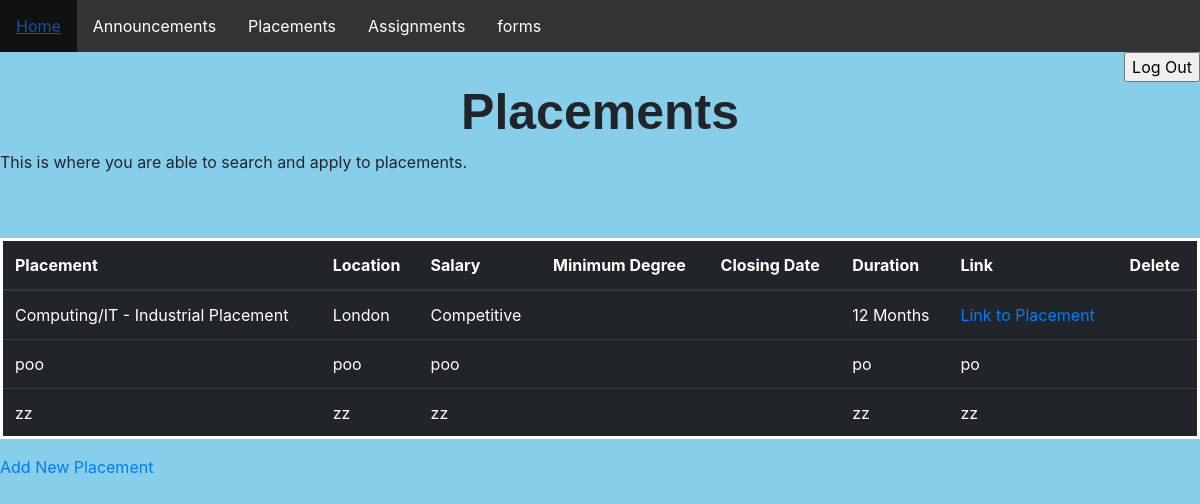
Page /placements.php on the committed database.
### tables this page shows
CREATE TABLE `placements` (
  `Placements_ID` int(255) NOT NULL,
  `Placement` varchar(250) NOT NULL,
  `Location` varchar(250) NOT NULL,
  `Salary` varchar(20) NOT NULL,
  `Minimum-Degree` varchar(50) NOT NULL,
  `Closing Date` date NOT NULL,
  `Duration` varchar(200) NOT NULL,
  `Link` varchar(200) NOT NULL
);

### placements.php (the view, shortened to what this page needs)
<!DOCTYPE html>
<html>
<head>
    <link rel="stylesheet" type="text/css" href="boot/css/bootstrap.css">
    <link rel="stylesheet" type="text/css" href="<link href="https://maxcdn.bootstrapcdn.com/bootstrap/3.3.7/css/bootstrap.min.css" rel="stylesheet"/>
    <link href="https://cdnjs.cloudflare.com/ajax/libs/datatables/1.10.12/css/dataTables.bootstrap.min.css" rel="stylesheet"/>
</head>
<body>
<ul>
  <li><a class="active" href="userhome.php">Home</a></li>
  <li><a href="annoucements.php">Announcements</a></li>
  <li><a href="placements.php">Placements</a></li>
  <li><a href="#contact">Assignments</a></li>
  <li><a href="forms.php">forms</a></li>
</ul>
<form style="text-align:right">
<input type="button" value="Log Out" name="logout" onclick="window.location.href='logout.php'"/>
 </form>
<h1>
Placements
</h1>
<p>
This is where you are able to search and apply to placements.
</p>
<br>
<br>
<?php
if ($_SESSION['type'] == 'Student')  {
?>
  <table class="table table-dark">
<thead>
<tr>
<th scope="col">Placement</th>
<th scope="col">Location</th>
<th scope="col">Salary</th>
<th scope="col">Minimum Degree</th>
<th scope="col">Closing Date</th>
<th scope="col">Duration</th>
<th scope="col">Link</th>
</tr>
</thead>
<tbody>
<tr>
<?php
include 'db.php';
$sql = ("select * from placements");
$result = mysqli_query($conn, $sql) or die ("bad query: $sql");
while($row = mysqli_fetch_assoc($result)) {
	echo
	"<tr>
	<td>{$row['Placement']}</td>
	<td>{$row['Location']}</td>
	<td>{$row['Salary']}</td>
	<td>{$row['Minimum_Degree']}</td>
	<td>{$row['Closing_Date']}</td>
	<td>{$row['Duration']}</td>
	<td>{$row['Link']}</tr></td>
	</tr>";
 }
?>
<?php
}
else {
?>
<table class="table table-dark">
<thead>
<tr>
<th scope="col">Placement</th>
<th scope="col">Location</th>
<th scope="col">Salary</th>
<th scope="col">Minimum Degree</th>
<th scope="col">Closing Date</th>
<th scope="col">Duration</th>
<th scope="col">Link</th>
<th scope="col">Delete</th>
</tr>
</thead>
<tbody>
<tr>
<?php
include 'db.php';
$sql = ("select * from placements");
$result = mysqli_query($conn, $sql) or die ("bad query: $sql");
while($row = mysqli_fetch_assoc($result)) {
  echo
  "<tr>
  <td>{$row['Placement']}</td>
  <td>{$row['Location']}</td>
  <td>{$row['Salary']}</td>
  <td>{$row['Minimum_Degree']}</td>
  <td>{$row['Closing_Date']}</td>
  <td>{$row['Duration']}</td>
  <td>{$row['Link']}</td>
  <td>{$row['Delete']}</td>
</tr>";
}
?>
</tr>
</tbody>
</table>
<a href="addnewplacement.php">Add New Placement</a>
<?php } ?>
</body>
</html>

### placements.php (style rules this page uses)
table { border:solid; width: 50%; background-color:white; }
th, td { padding: 8px; text-align: left; border-bottom: 1px solid #ddd; }
h1 { font-family:arial; font-size: 50px; font-weight:bold; text-align: center; }
body { background-color: skyblue; }
ul { list-style-type: none; margin: 0; padding: 0; overflow: hidden; background-color: #333; }
li { float: left; }
li a { display: block; color: white; text-align: center; padding: 14px 16px; text-decoration: none; }

### rows in the picture
placements: Placement "Computing/IT - Industrial Placement", Location "London", Salary "Competitive", Duration "12 Months", Link "Link to Placement"
placements: Placement "poo", Location "poo", Salary "poo", Duration "po", Link "po"
placements: Placement "zz", Location "zz", Salary "zz", Duration "zz", Link "zz"
